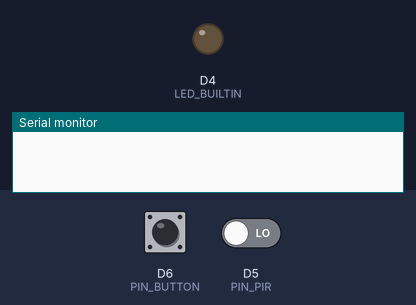
Simulated run of this program. Board: ESP8266 (Wemos D1 mini). Parts: output pins drawn as LEDs (lit = HIGH, except the on-board LED, lit = LOW), the last lines printed to the serial monitor. Dashed ring = blinking. Inputs (shaded band) come from the test bench; at power-on: D6 (PIN_BUTTON) HIGH, D5 (PIN_PIR) LOW.

Above: at 1.2 s.
1.3 s: D6 (PIN_BUTTON) pulled LOW for 0.15 s
2.9 s: D5 (PIN_PIR) driven HIGH
At 3.15 s:
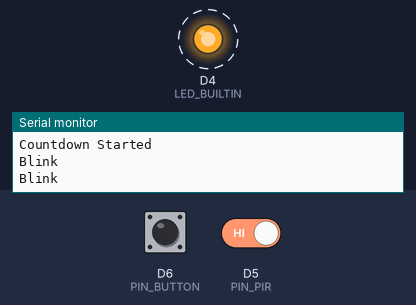
5.9 s: D6 (PIN_BUTTON) pulled LOW for 1 s
At 6.7 s:
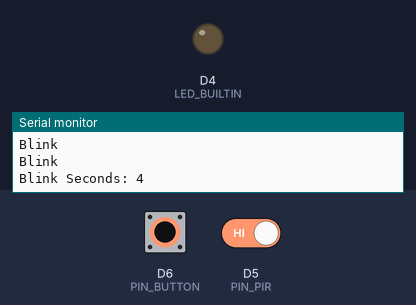
8.9 s: D6 (PIN_BUTTON) pulled LOW for 0.15 s
At 9.09 s:
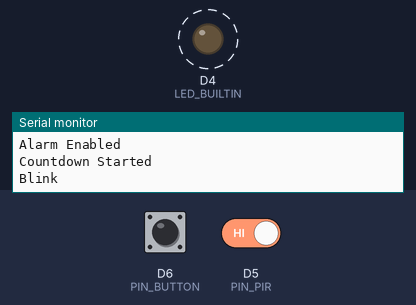
12.0 s: D6 (PIN_BUTTON) pulled LOW for 3.2 s
At 12.2 s:
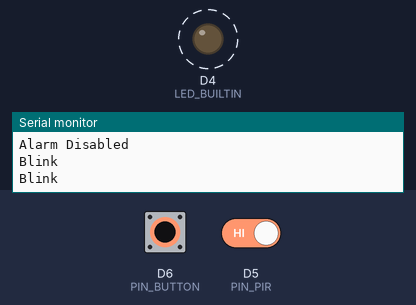
Timing chart, 0 to 15.0 s (numbered marks = the images above; inputs shaded):
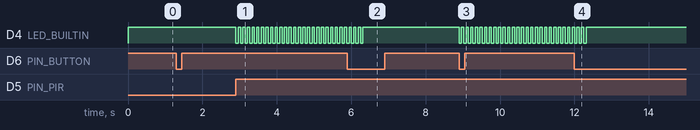

Measured:
- after the input at 2.9 s, D4 (LED_BUILTIN): alternates HIGH for 0.06 s and LOW for 0.06 s, starting at once
- after the input at 5.9 s, D4 (LED_BUILTIN): goes on until 6.3 s, then stays HIGH
- after the input at 8.9 s, D4 (LED_BUILTIN): alternates HIGH for 0.06 s and LOW for 0.06 s, starting at once
- after the input at 12.0 s, D4 (LED_BUILTIN): goes on until 12.3 s, then stays HIGH

The program:

main.cpp
```cpp
// @author PoofyPloop

#include <Arduino.h>

// digital input pin definitions
#define PIN_PIR D5
#define PIN_BUTTON D6

// define delays
#define BLINK_DELAY 62.5
#define BUTTON_DELAY 200

// define blink timer and counters
#define BLINK_COUNTER 4
#define BLINK_TIMER 10

// define all possible alarm states.
#define ALARM_DISABLED  0
#define ALARM_ENABLE    1
#define ALARM_COUNTDOWN 2
#define ALARM_ACTIVE    3

// global Variables
int  iAlarmState = ALARM_DISABLED;
int ledState = HIGH;
int previousButtonState = HIGH;
unsigned long lastDebounceTime = 0;

/// @brief Called at start-up
void setup() {
  // configure the USB serial monitor
  Serial.begin(115200);

  // configure the LED output
  pinMode(LED_BUILTIN, OUTPUT);

  // PIR sensor is an INPUT
  pinMode(PIN_PIR, INPUT);

  // Button is an INPUT
  pinMode(PIN_BUTTON, INPUT_PULLUP);
}

/// @brief Controls button state and functionality
void controlButton() {

  // read button state
  int buttonState = digitalRead(PIN_BUTTON);

  // Sets initial LED state
  analogWrite(LED_BUILTIN, 1023);

  // check if the button's state changed
  if (buttonState != previousButtonState) {
    // Makes sure there's a 200ms delay between debounces to avoid button spamming
    if ((millis() - lastDebounceTime) > BUTTON_DELAY) {
      // updates the value of the previous state of the button
      previousButtonState = buttonState;
      if (buttonState == LOW)
      {
        // Swaps LED state
        ledState = !ledState;
        if (iAlarmState == ALARM_DISABLED)
        {
          Serial.println("Alarm Enabled");
          iAlarmState = ALARM_ENABLE;
        }
        // Disables the alarm if button is pressed during countdown
        else if (iAlarmState == ALARM_COUNTDOWN)
        {
          Serial.println("Alarm Disabled");
          iAlarmState = ALARM_DISABLED;
        }
      }
    }
  }
}

/// @brief Controls the LED blinking per second
/// @param counter number of blinks
void ledBlinker(int counter)
{
  for (int i = 0; i < counter; i++)
  {
    // multiple controlButton() functions just to detect button press while in blink. This way you don't have to press button between blinks
    controlButton();
    digitalWrite(LED_BUILTIN, LOW);
    delay(BLINK_DELAY);
    controlButton();
    digitalWrite(LED_BUILTIN, HIGH);
    delay(BLINK_DELAY);
    controlButton();
    Serial.println("Blink");
  }
}

/// @brief Controls the 10 secound countdown when motion is detected
void alarmBlinkTimer() {
  for (int seconds = BLINK_TIMER; seconds > 0; seconds --) {
    if (iAlarmState == ALARM_DISABLED) {
      break;
    }
    ledBlinker(BLINK_COUNTER);
    Serial.println("Blink Seconds: " + String(seconds));
  }
  if (iAlarmState == ALARM_COUNTDOWN) {
    Serial.println("Alarm Active");
    iAlarmState = ALARM_ACTIVE;
  }
}

/// @brief Controls main functionality of the alarm system
void alarmController() {
  bool bPIR;
  controlButton();

  // Reads PIR sensor
  bPIR = digitalRead(PIN_PIR);

  // Alarm conditions
  if (iAlarmState == ALARM_ENABLE)
  {
    // Starts 10 seconds countdown if motion is detected
    if (bPIR)
    {
      iAlarmState = ALARM_COUNTDOWN;
      Serial.println("Countdown Started");
      // Listen for countdown timer
      alarmBlinkTimer();
    }
  }
  else if (iAlarmState == ALARM_ACTIVE)
  {
    Serial.println("LED On");
    // Turns on LED
    digitalWrite(LED_BUILTIN, LOW);
  }
}

/// @brief Function that loops forever
void loop() {
  // Listen for alarm control
  alarmController();
}
```
